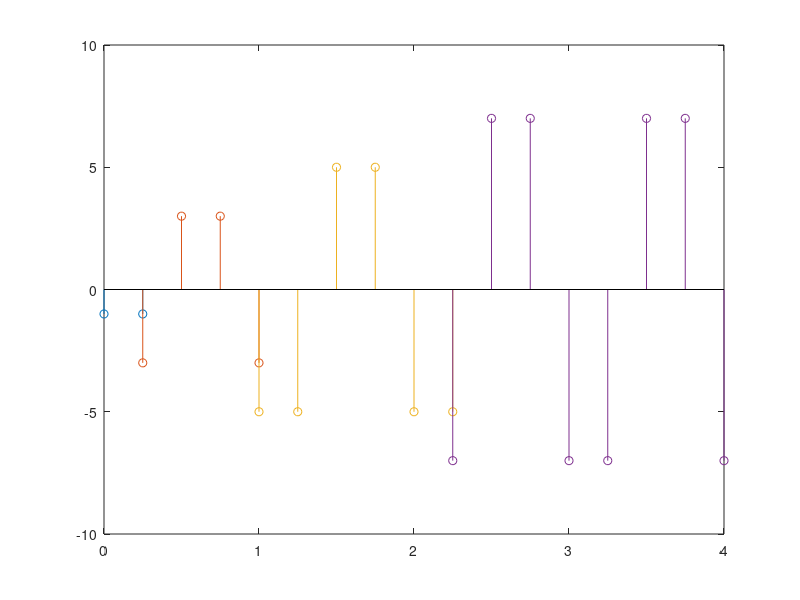
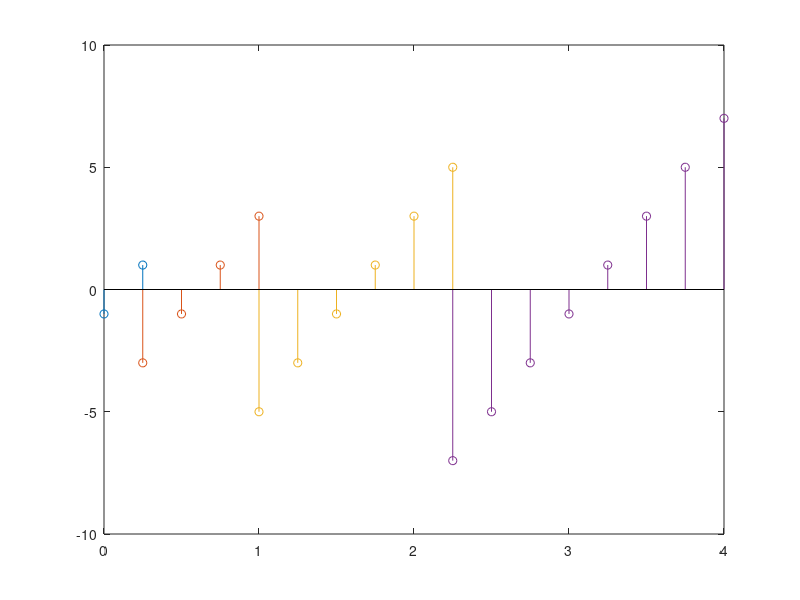

Here is the MATLAB script that generated these plots, in order:
t=0.25;
%unde t este durata fiecarui nivel
t1=0:0.25:0.25;
t2=0.25:0.25:0.25*4;
t3=1:0.25:0.25*9;
t4=2.25:0.25:0.25*16;
%intervalul de timp al fiecarui nivel

%valorile pe axa Oy sunt de la -5 la 5, din 2 in 2
i3=-5,-3,-1,1,3,5
s3=i3*square(2*pi*t3);

%valorile pe axa Oy sunt de la -7 la 7, din 2 in 2
i4=-7,-5,-3,-1,1,3,5,7
s4=i4*square(2*pi*t4);

%valorile pe axa Oy sunt de la -3 la 3, din 2 in 2
i2=-3,-1,1,3
s2=i2*square(2*pi*t2);

%valorile pe axa Oy sunt de la -1 la 1
i1=-1,1
s1=i1*square(2*pi*t1);


stem(t1,s1)
hold on 
stem(t2,s2)
hold on 
stem(t3,s3)
hold on 
stem(t4,s4)

x1=-1:2:1;
x2=-3:2:3;
x3=-5:2:5;
x4=-7:2:7;
figure(2)
stem(t1,x1)
hold on
stem(t2,x2)
hold on
stem(t3,x3)
hold on
stem(t4,x4)

